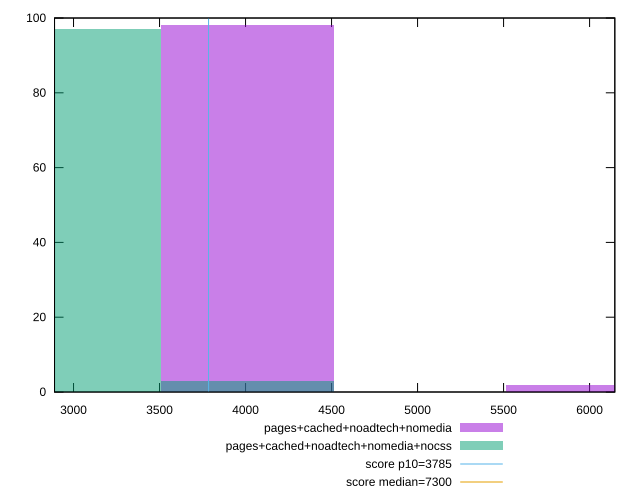

The script that saved this image:
reset

$pagesCachedNoadtechNomedia <<EOF
4010.0746516146287 98
6015.111977421943 2
EOF

$pagesCachedNoadtechNomediaNocss <<EOF
3007.5559887109716 97
4010.0746516146287 3
EOF

set key outside below
set boxwidth 1002.5186629036572
set xrange [2889.522:6146.6991]
set yrange [0:100]
set trange [0:100]
set style fill transparent solid 0.5 noborder

set parametric
set terminal svg size 640, 500 enhanced background rgb 'white'
set output "report_00018_2021-02-10T15-25-16.877Z/interactive/comparison/histogram/3_vs_4.svg"

plot $pagesCachedNoadtechNomedia title "pages+cached+noadtech+nomedia" with boxes, \
     $pagesCachedNoadtechNomediaNocss title "pages+cached+noadtech+nomedia+nocss" with boxes, \
     3785,t title "score p10=3785", \
     7300,t title "score median=7300"

reset
